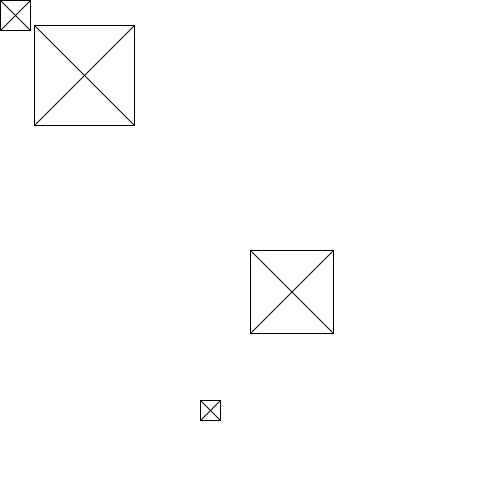
Frame 1 (no input)
Frame 60 (the mouse pressed at the canvas centre just before this capture): identical to frame 1, image omitted
Frame 120 (the mouse held since frame 60 and released just before this capture): identical to frame 1, image omitted

The Processing sketch that drew this single still picture (run headless with seeded random() and noise(); from frame 60 on, the mouse is pressed at the canvas centre):

// Processing sketch: funcionPropia
// ── funcionPropia.pde
void setup(){
  size(500,500);
}

void draw(){
  background(255);
  miFuncion(0,0, 30);
  miFuncion(34,25, 100);
  miFuncion(200,400, 20);
  miFuncion(width/2, height/2, 83);
}

void miFuncion(float x, float y, float t){
  rect(x,y,t,t);
  line(x,y,x+t,y+t);
  line(x,y+t, x+t, y);
}
